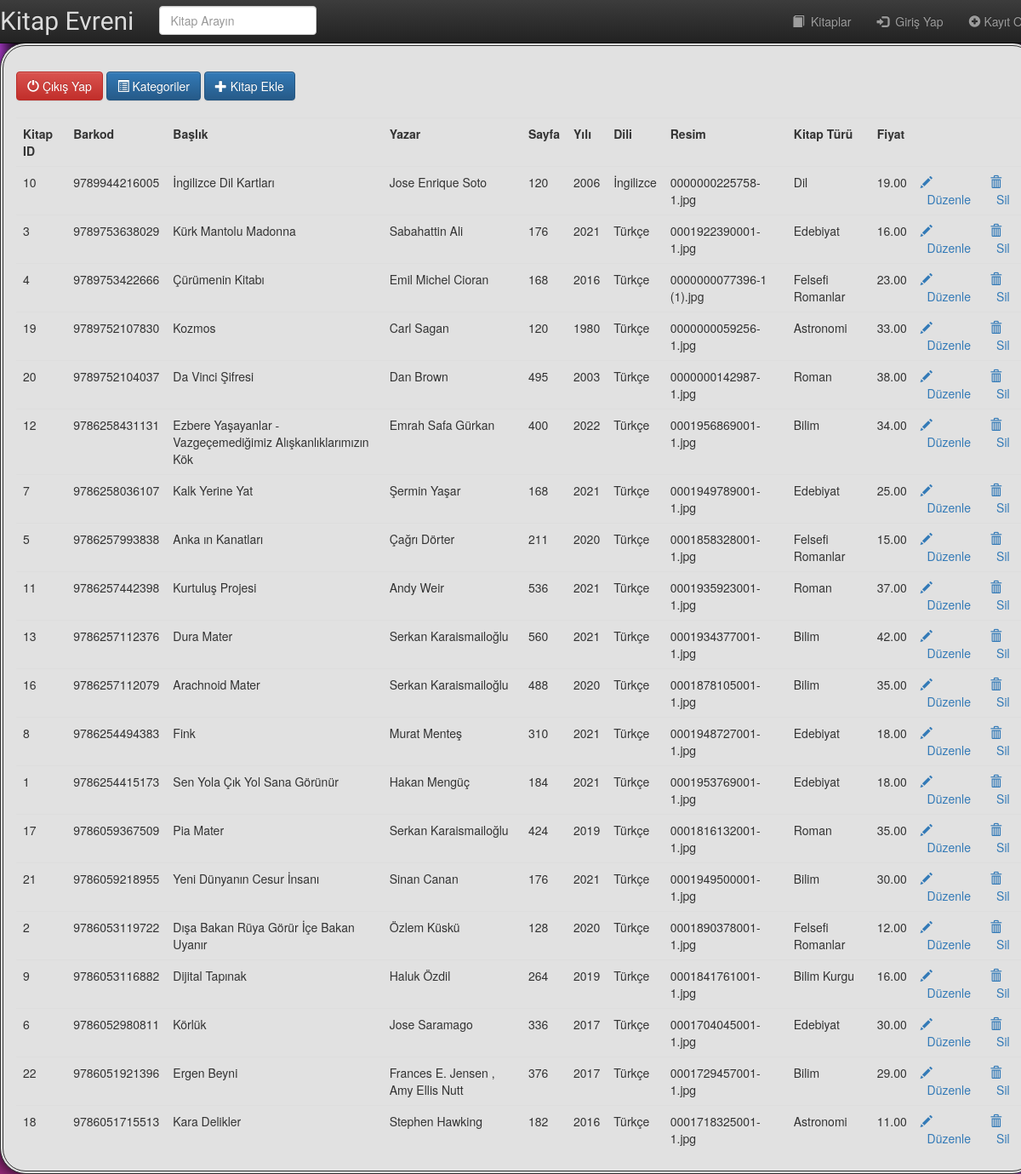
The app's page /admin_book.php (signed in) with its own data.
### tables this page shows
CREATE TABLE `kitaplar` (
  `kitap_id` int(11) NOT NULL,
  `barkod` varchar(20) NOT NULL,
  `kitap_adi` varchar(60) DEFAULT NULL,
  `yazar` varchar(60) DEFAULT NULL,
  `sayfa` int(11) NOT NULL,
  `yili` int(11) NOT NULL,
  `dili` varchar(50) NOT NULL,
  `kapak_foto` varchar(40) DEFAULT NULL,
  `kitap_turu` longtext DEFAULT NULL,
  `fiyat` decimal(6,2) NOT NULL
);

### functions/database_functions.php (called while the page is built, shortened)
<?php
if (!function_exists("getAll")){
	function getAll($conn){
		$query = "SELECT * from kitaplar ORDER BY barkod DESC";
		$result = mysqli_query($conn, $query);
		return $result;
	}
}
?>

### admin_book.php (the view, shortened to what this page needs)
<?php
	require_once "./template/header.php";
	require_once "./functions/database_functions.php";
	$conn = db_connect();
	$result = getAll($conn);
?>
	<div>
	<a href="admin_signout.php" class="btn btn-danger"><span class="glyphicon glyphicon-off"></span>&nbsp;Çıkış Yap</a>
	<a href="admin_categories.php" class="btn btn-primary"><span class="glyphicon glyphicon-list-alt"></span>&nbsp;Kategoriler</a>
   <a href="admin_add.php" class="btn btn-primary" ><span class="glyphicon glyphicon-plus"></span>&nbsp;Kitap Ekle</a>
	</div>
	<table class="table" style="margin-top: 20px">
		<tr>
		    <th>Kitap ID</th>
			<th>Barkod</th>
			<th>Başlık</th>
			<th>Yazar</th>
			<th>Sayfa</th>
			<th>Yılı</th>
			<th>Dili</th>
			<th>Resim</th>
			<th>Kitap Türü</th>
			<th>Fiyat</th>
			<th>&nbsp;</th>
			<th>&nbsp;</th>
		</tr>
		<?php while($row = mysqli_fetch_assoc($result)){ ?>
		<tr>
		<td><?php echo $row['kitap_id']; ?></td>
			<td><?php echo $row['barkod']; ?></td>
			<td><?php echo $row['kitap_adi']; ?></td>
			<td><?php echo $row['yazar']; ?></td>
			<td><?php echo $row['sayfa']; ?></td>
			<td><?php echo $row['yili']; ?></td>
			<td><?php echo $row['dili']; ?></td>
			<td><?php echo $row['kapak_foto']; ?></td>
			<td><?php echo $row['kitap_turu']; ?></td>
			<td><?php echo $row['fiyat']; ?></td>
			<?php
				if( isset($_SESSION['admin']) ){
					echo '<td><a href="admin_edit.php?bookisbn=';
					echo $row['barkod'];
					echo'"><span class="glyphicon glyphicon-pencil"></span>&nbsp;&nbsp;Düzenle</a></td>';
					echo '<td><a href="admin_delete.php?bookisbn=';
					echo $row['barkod'];
					echo '"><span class="glyphicon glyphicon-trash"></span>&nbsp;&nbsp;Sil</a></td>';
				}
			?>
		</tr>
		<?php } ?>
	</table>
<?php
	require_once "./template/footer.php";
?>

### records on screen
kitaplar: kitap_id "10", barkod "9789944216005", kitap_adi "İngilizce Dil Kartları", yazar "Jose Enrique Soto", sayfa "120", yili "2006", dili "İngilizce", kapak_foto "0000000225758-1.jpg", kitap_turu "Dil", fiyat "19.00"
kitaplar: kitap_id "3", barkod "9789753638029", kitap_adi "Kürk Mantolu Madonna", yazar "Sabahattin Ali", sayfa "176", yili "2021", dili "Türkçe", kapak_foto "0001922390001-1.jpg", kitap_turu "Edebiyat", fiyat "16.00"
kitaplar: kitap_id "4", barkod "9789753422666", kitap_adi "Çürümenin Kitabı", yazar "Emil Michel Cioran", sayfa "168", yili "2016", dili "Türkçe", kapak_foto "0000000077396-1 (1).jpg", kitap_turu "Felsefi Romanlar", fiyat "23.00"
kitaplar: kitap_id "19", barkod "9789752107830", kitap_adi "Kozmos", yazar "Carl Sagan", sayfa "120", yili "1980", dili "Türkçe", kapak_foto "0000000059256-1.jpg", kitap_turu "Astronomi", fiyat "33.00"
kitaplar: kitap_id "20", barkod "9789752104037", kitap_adi "Da Vinci Şifresi", yazar "Dan Brown", sayfa "495", yili "2003", dili "Türkçe", kapak_foto "0000000142987-1.jpg", kitap_turu "Roman", fiyat "38.00"
kitaplar: kitap_id "12", barkod "9786258431131", kitap_adi "Ezbere Yaşayanlar - Vazgeçemediğimiz Alışkanlıklarımızın Kök", yazar "Emrah Safa Gürkan", sayfa "400", yili "2022", dili "Türkçe", kapak_foto "0001956869001-1.jpg", kitap_turu "Bilim", fiyat "34.00"
kitaplar: kitap_id "7", barkod "9786258036107", kitap_adi "Kalk Yerine Yat", yazar "Şermin Yaşar", sayfa "168", yili "2021", dili "Türkçe", kapak_foto "0001949789001-1.jpg", kitap_turu "Edebiyat", fiyat "25.00"
kitaplar: kitap_id "5", barkod "9786257993838", kitap_adi "Anka ın Kanatları", yazar "Çağrı Dörter", sayfa "211", yili "2020", dili "Türkçe", kapak_foto "0001858328001-1.jpg", kitap_turu "Felsefi Romanlar", fiyat "15.00"
kitaplar: kitap_id "11", barkod "9786257442398", kitap_adi "Kurtuluş Projesi", yazar "Andy Weir", sayfa "536", yili "2021", dili "Türkçe", kapak_foto "0001935923001-1.jpg", kitap_turu "Roman", fiyat "37.00"
kitaplar: kitap_id "13", barkod "9786257112376", kitap_adi "Dura Mater", yazar "Serkan Karaismailoğlu", sayfa "560", yili "2021", dili "Türkçe", kapak_foto "0001934377001-1.jpg", kitap_turu "Bilim", fiyat "42.00"
kitaplar: kitap_id "16", barkod "9786257112079", kitap_adi "Arachnoid Mater", yazar "Serkan Karaismailoğlu", sayfa "488", yili "2020", dili "Türkçe", kapak_foto "0001878105001-1.jpg", kitap_turu "Bilim", fiyat "35.00"
kitaplar: kitap_id "8", barkod "9786254494383", kitap_adi "Fink", yazar "Murat Menteş", sayfa "310", yili "2021", dili "Türkçe", kapak_foto "0001948727001-1.jpg", kitap_turu "Edebiyat", fiyat "18.00"
kitaplar: kitap_id "1", barkod "9786254415173", kitap_adi "Sen Yola Çık Yol Sana Görünür", yazar "Hakan Mengüç", sayfa "184", yili "2021", dili "Türkçe", kapak_foto "0001953769001-1.jpg", kitap_turu "Edebiyat", fiyat "18.00"
kitaplar: kitap_id "17", barkod "9786059367509", kitap_adi "Pia Mater", yazar "Serkan Karaismailoğlu", sayfa "424", yili "2019", dili "Türkçe", kapak_foto "0001816132001-1.jpg", kitap_turu "Roman", fiyat "35.00"
kitaplar: kitap_id "21", barkod "9786059218955", kitap_adi "Yeni Dünyanın Cesur İnsanı", yazar "Sinan Canan", sayfa "176", yili "2021", dili "Türkçe", kapak_foto "0001949500001-1.jpg", kitap_turu "Bilim", fiyat "30.00"
kitaplar: kitap_id "2", barkod "9786053119722", kitap_adi "Dışa Bakan Rüya Görür İçe Bakan Uyanır", yazar "Özlem Küskü", sayfa "128", yili "2020", dili "Türkçe", kapak_foto "0001890378001-1.jpg", kitap_turu "Felsefi Romanlar", fiyat "12.00"
kitaplar: kitap_id "9", barkod "9786053116882", kitap_adi "Dijital Tapınak", yazar "Haluk Özdil", sayfa "264", yili "2019", dili "Türkçe", kapak_foto "0001841761001-1.jpg", kitap_turu "Bilim Kurgu", fiyat "16.00"
kitaplar: kitap_id "6", barkod "9786052980811", kitap_adi "Körlük", yazar "Jose Saramago", sayfa "336", yili "2017", dili "Türkçe", kapak_foto "0001704045001-1.jpg", kitap_turu "Edebiyat", fiyat "30.00"
kitaplar: kitap_id "22", barkod "9786051921396", kitap_adi "Ergen Beyni", yazar "Frances E. Jensen , Amy Ellis Nutt", sayfa "376", yili "2017", dili "Türkçe", kapak_foto "0001729457001-1.jpg", kitap_turu "Bilim", fiyat "29.00"
kitaplar: kitap_id "18", barkod "9786051715513", kitap_adi "Kara Delikler", yazar "Stephen Hawking", sayfa "182", yili "2016", dili "Türkçe", kapak_foto "0001718325001-1.jpg", kitap_turu "Astronomi", fiyat "11.00"
